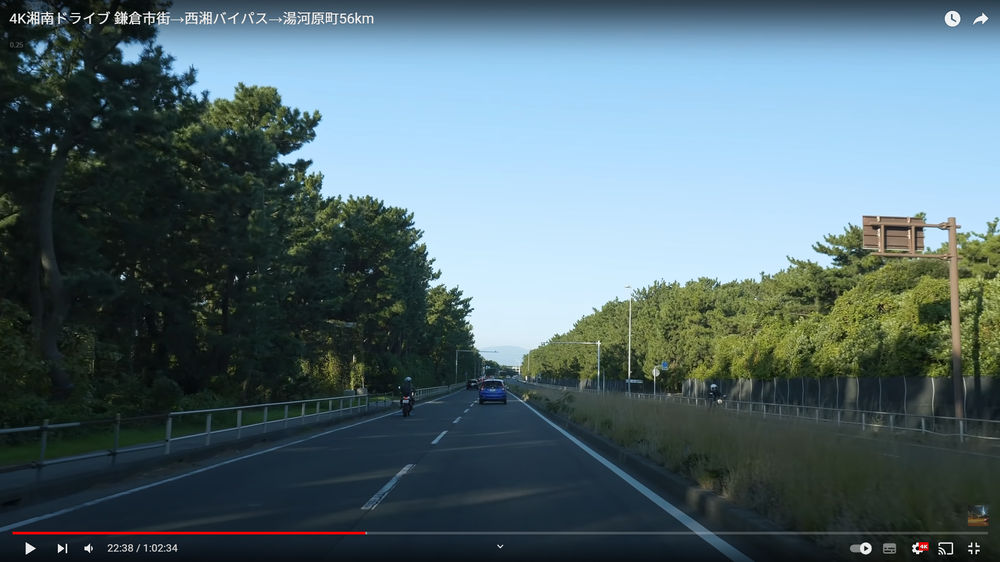
#> input picture foo/forOpenCV/240508/3.png, 1000 x 562 px, shrunk from 1919 x 1079 before the run, found by its file name
$ python 03-02.py
#> lines starting #> are read from the running program, lines starting #| are printed output that depends on the picture
import cv2
import numpy as np

FLOW_W = 10
FLOW_H = 10

# 画像を読み込む
img_pre = cv2.imread('C:\\lab\\foo\\forOpenCV\\240508\\3.png', 1)
#> img_pre is the input picture: shape (562, 1000, 3); mean B, G, R 111.7, 105.3, 83.7
img_now = cv2.imread('C:\\lab\\foo\\forOpenCV\\240508\\4.png', 1)
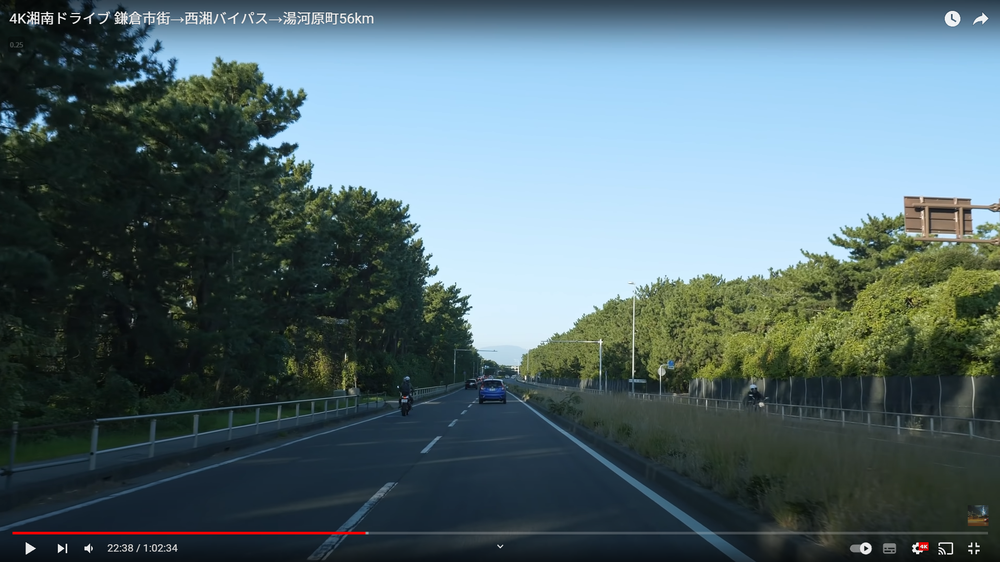
#> input picture foo/forOpenCV/240508/4.png, 1000 x 562 px, shrunk from 1919 x 1079 before the run, found by its file name
#> img_now is the input picture: shape (562, 1000, 3); mean B, G, R 111.2, 105.4, 84

# 画像が正しく読み込まれたか確認
if img_pre is None or img_now is None:
    print("Error: 画像が見つかりません。パスを確認してください。")
    exit()

# グレースケールに変換
img_pre_g = cv2.cvtColor(img_pre, cv2.COLOR_BGR2GRAY)
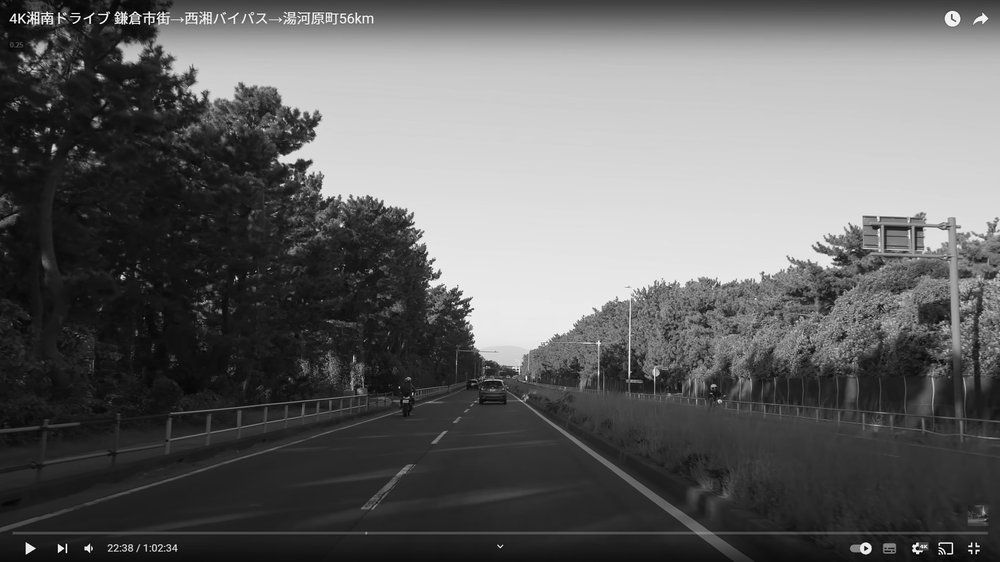
#> img_pre_g: shape (562, 1000); min 0, max 255, mean 99.5
img_now_g = cv2.cvtColor(img_now, cv2.COLOR_BGR2GRAY)
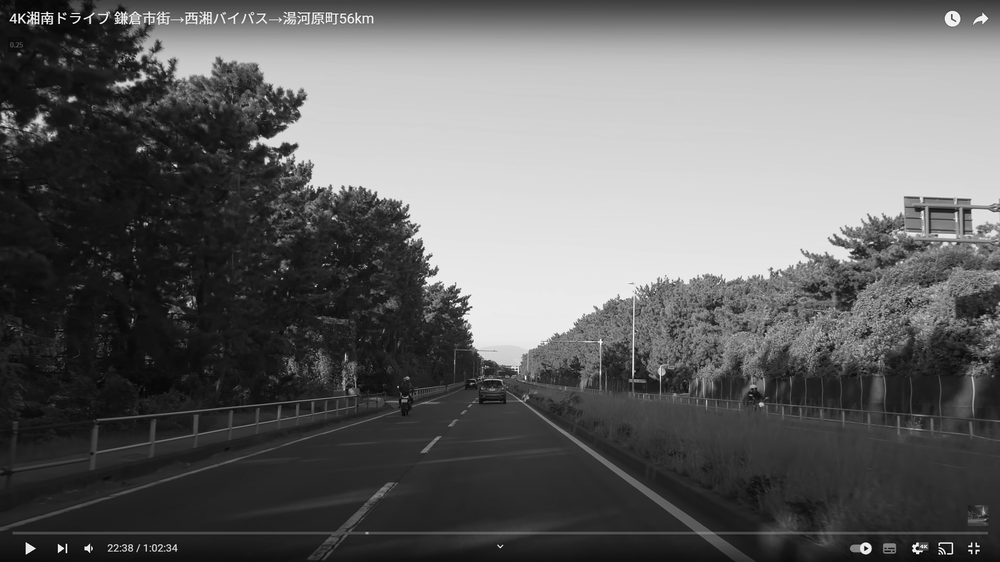
#> img_now_g: shape (562, 1000); min 0, max 255, mean 99.6

# 画像の形状を取得
rows, cols, ch = img_now.shape
#> rows = 562; cols = 1000; ch = 3

# 特徴点を格納する配列を初期化
ps = np.empty((0, 2), np.float32)

# 特徴点を設定
for y in range(0, rows, FLOW_H):  # cols -> rows
    for x in range(0, cols, FLOW_W):  # rows -> cols
        pp = np.array([[x, y]], np.float32)
        ps = np.vstack((ps, pp))

# 光フローを計算
pe, status, error = cv2.calcOpticalFlowPyrLK(img_pre_g, img_now_g, ps, None)
#> pe = 5700 pairs, first value -98.77 to 1112, second value -16.79 to 705.5; status = 5700 values, max 1 at index 0, min 0 at index 9, mean 0.562; error = 5700 values, max 9.08e+31 at index 3104, min -0.00188 at index 5246, mean 5.35e+29

# 光フローを描画
for i in range(len(ps)):
    if status[i]:
        cv2.line(img_now, (int(ps[i][0]), int(ps[i][1])),
                 (int(pe[i][0]), int(pe[i][1])), (0, 0, 255), 2)
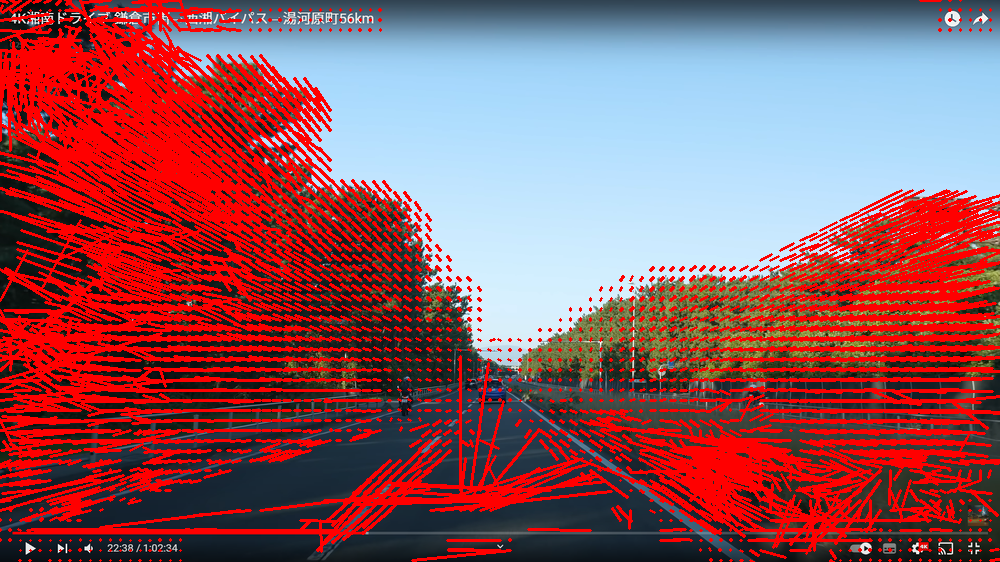
#> img_now: shape (562, 1000, 3); mean B, G, R 94.5, 86.9, 145.7

# 結果を表示
cv2.imwrite('C:\\lab\\foo\\forOpenCV\\240508\\output.jpg', img_now)
cv2.imshow('opticalflow', img_now)
cv2.waitKey(0)
cv2.destroyAllWindows()
